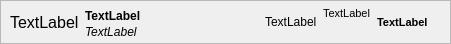
<?xml version="1.0" encoding="UTF-8"?>
<ui version="4.0">
 <class>GUI_EntryEntryBig</class>
 <widget class="QFrame" name="GUI_EntryEntryBig">
  <property name="geometry">
   <rect>
    <x>0</x>
    <y>0</y>
    <width>451</width>
    <height>44</height>
   </rect>
  </property>
  <property name="windowTitle">
   <string>Frame</string>
  </property>
  <property name="frameShape">
   <enum>QFrame::StyledPanel</enum>
  </property>
  <property name="frameShadow">
   <enum>QFrame::Raised</enum>
  </property>
  <layout class="QHBoxLayout" name="horizontalLayout">
   <property name="leftMargin">
    <number>9</number>
   </property>
   <property name="topMargin">
    <number>3</number>
   </property>
   <property name="rightMargin">
    <number>22</number>
   </property>
   <property name="bottomMargin">
    <number>3</number>
   </property>
   <item>
    <widget class="QLabel" name="dayLabel">
     <property name="font">
      <font>
       <pointsize>12</pointsize>
      </font>
     </property>
     <property name="text">
      <string>TextLabel</string>
     </property>
    </widget>
   </item>
   <item>
    <layout class="QVBoxLayout" name="verticalLayout">
     <property name="spacing">
      <number>0</number>
     </property>
     <property name="topMargin">
      <number>3</number>
     </property>
     <property name="bottomMargin">
      <number>0</number>
     </property>
     <item>
      <widget class="QLabel" name="titleLabel">
       <property name="font">
        <font>
         <pointsize>9</pointsize>
         <weight>75</weight>
         <bold>true</bold>
        </font>
       </property>
       <property name="text">
        <string>TextLabel</string>
       </property>
      </widget>
     </item>
     <item>
      <widget class="QLabel" name="descriptionLabel">
       <property name="font">
        <font>
         <pointsize>9</pointsize>
         <italic>true</italic>
         <stylestrategy>PreferAntialias</stylestrategy>
        </font>
       </property>
       <property name="text">
        <string>TextLabel</string>
       </property>
      </widget>
     </item>
    </layout>
   </item>
   <item>
    <spacer name="horizontalSpacer">
     <property name="orientation">
      <enum>Qt::Horizontal</enum>
     </property>
     <property name="sizeHint" stdset="0">
      <size>
       <width>40</width>
       <height>20</height>
      </size>
     </property>
    </spacer>
   </item>
   <item>
    <widget class="GUI_Tags" name="tag" native="true">
     <property name="minimumSize">
      <size>
       <width>0</width>
       <height>10</height>
      </size>
     </property>
    </widget>
   </item>
   <item>
    <widget class="QLabel" name="urlImageLabel">
     <property name="text">
      <string>TextLabel</string>
     </property>
    </widget>
   </item>
   <item>
    <layout class="QVBoxLayout" name="verticalLayout_2">
     <property name="spacing">
      <number>0</number>
     </property>
     <item>
      <layout class="QHBoxLayout" name="horizontalLayout_2">
       <item>
        <widget class="QLabel" name="fromLabel">
         <property name="font">
          <font>
           <pointsize>8</pointsize>
          </font>
         </property>
         <property name="text">
          <string>TextLabel</string>
         </property>
        </widget>
       </item>
      </layout>
     </item>
     <item>
      <widget class="GUI_LevelPainter" name="levels" native="true">
       <property name="minimumSize">
        <size>
         <width>0</width>
         <height>10</height>
        </size>
       </property>
      </widget>
     </item>
    </layout>
   </item>
   <item>
    <widget class="QLabel" name="durationLabel">
     <property name="font">
      <font>
       <pointsize>8</pointsize>
       <weight>75</weight>
       <bold>true</bold>
      </font>
     </property>
     <property name="text">
      <string>TextLabel</string>
     </property>
    </widget>
   </item>
  </layout>
 </widget>
 <customwidgets>
  <customwidget>
   <class>GUI_LevelPainter</class>
   <extends>QWidget</extends>
   <header>../../../GUI/GUI_LevelPainter.h</header>
  </customwidget>
  <customwidget>
   <class>GUI_Tags</class>
   <extends>QWidget</extends>
   <header>../../../GUI/GUI_Tags.h</header>
  </customwidget>
 </customwidgets>
 <resources/>
 <connections/>
</ui>
